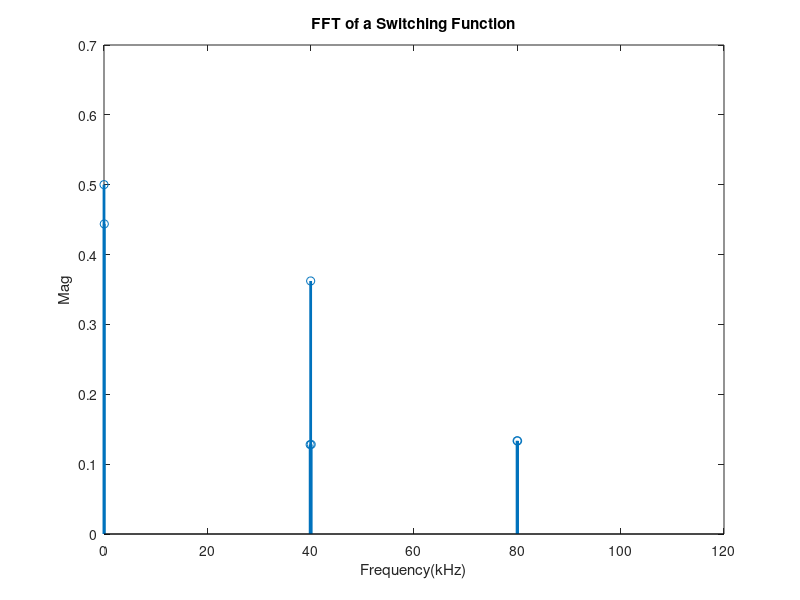

Recreate this plot in MATLAB. (Note: this script raises an error after producing the figure.)
f_fund= 50;
f_switch=40e3;
carrierLength=40;
f_sample=f_switch*carrierLength;
f_resonant=10e3;

carrierSignal_1=[-1:4/(carrierLength):1];
carrierSignal_2=[1:-4/(carrierLength):-1];
carrierSignal_1period=[carrierSignal_1,carrierSignal_2(2:end-1)];


sampleTime=1/f_sample;
stopTime=8/f_fund;
time=0:sampleTime:stopTime-sampleTime;

repeat_time=length(time)/carrierLength;

carrierSignal=[];

for i=1:repeat_time
    carrierSignal=[carrierSignal carrierSignal_1period];
end
%%
% figure()
% title('Carrier_Test')
% plot(time,carrierSignal,'LineWidth',3);
% xlabel('Time(s)');
% ylim([-2 2])
% ylabel('-1 to 1');
% xlim([0 sampleTime*carrierLength*5] );

%% 
m_fund=0.9;
% m_resonant=0.8-m_fund;
m_resonant=0;

referenceSignal= m_fund*cos(2*pi*f_fund*time-pi)+m_resonant*cos(2*pi*f_resonant*time-pi);

% figure()
% title('Carrier_Test')
% plot(time,carrierSignal,'LineWidth',3);
% hold on;
% plot(time,referenceSignal,'LineWidth',3);
% xlabel('Time(s)');
% ylim([-2 2])
% ylabel('-1 to 1');
% xlim([0 sampleTime*carrierLength*5] );
%%
% figure()
% title('Carrier_Test')
% plot(time,referenceSignal,'LineWidth',3);
% xlabel('Time(s)');
% ylim([-2 2])
% ylabel('-1 to 1');


%%
PWM=double((referenceSignal>carrierSignal));

% figure()
% title('Carrier_Test')
% plot(time,PWM,'LineWidth',3);
% xlabel('Time(s)');
% ylim([-2 2])
% ylabel('-1 to 1');

%% 
y = fft(PWM);
L=length(y);
PWM_mag2= abs(y/L);
PWM_mag= [ flip(PWM_mag2(1:(L/2)+1)), flip(PWM_mag2((L/2)+1:end))]; 
PWM_angle2=angle(y/L);
PWM_angle= [ flip(PWM_angle2(1:(L/2)+1)), flip(PWM_angle2((L/2)+1:end))]; 
f= f_sample*(0:(L/2))/L;
f = [-flip(f(2:end)) f ];

PWM_mag=PWM_mag((length(PWM_mag))/2:end);
PWM_mag(2:end)=PWM_mag(2:end)*2;
f= f_sample*(0:(L/2))/L;
%%
PWM_mag(PWM_mag<0.1)=nan;
figure();
stem(f/1000,PWM_mag,'LineWidth',2);
xlim([0 3*f_switch/1000])
% set(gca,'XTick',0:f_fund:2*f_switch)
% set(gca,'XTickLabel',0:1:1600)
xlabel('Frequency(kHz)');
title('FFT of a Switching Function')
ylabel('Mag')
%%
f_draw=[f_fund ,f_resonant ];

harmonic_fund=PWM_mag(f==50);

% harmonic_switch=sqrt(PWM_mag(f==39800)^2+PWM_mag(f==39900)^2+PWM_mag(f==40000)^2 ...
% +PWM_mag(f==40100)^2+PWM_mag(f==40200)^2);

harmonic_resonant=sqrt(PWM_mag(f==f_resonant-6*f_fund)^2+PWM_mag(f==f_resonant-4*f_fund)^2+PWM_mag(f==f_resonant-2*f_fund)^2 ...
+PWM_mag(f==f_resonant)^2+PWM_mag(f==f_resonant+2*f_fund)^2+PWM_mag(f==f_resonant+4*f_fund)^2+PWM_mag(f==f_resonant+6*f_fund)^2);

% plot(m_xy,x,'LineWidth',3);
% 
% h_draw=[harmonic_fund ,harmonic_switch];
h_draw=[harmonic_fund ,harmonic_resonant];

%%
% stem(f_draw,h_draw,'filled','LineWidth',3)
% 
% hold on;
%%
% x=[];
% x1=[];
% m_xy=[];

x=[x,harmonic_fund];
x1=[x1,harmonic_resonant];
% m_xy=[m_xy m_fund];
m_xy=[m_xy m_resonant];


%%
% figure();
% plot(m_xy,x,'LineWidth',3);
% hold on;
% plot(m_xy,x1,'LineWidth',3);
